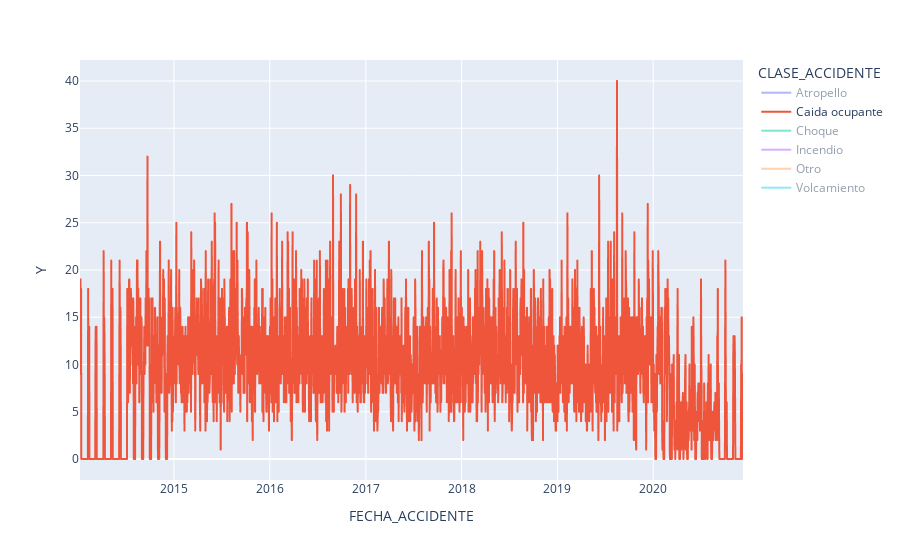

The cell this chart's notebook holds for it:
### Code cell
fig = px.line(datos_modelo, x="FECHA_ACCIDENTE", y="Y", color='CLASE_ACCIDENTE')
fig.show()

### Figure 1 — Plotly figure (JSON) as saved in the notebook; plotly's stock layout.template omitted (floating-point values rounded to 4 significant figures; data arrays with more than 128 entries replaced by an {"elided": "..."} marker saying what was removed)
{"data": [{"hovertemplate": "CLASE_ACCIDENTE=Atropello<br>FECHA_ACCIDENTE=%{x}<br>Y=%{y}<extra></extra>", "legendgroup": "Atropello", "line": {"color": "#636efa", "dash": "solid"}, "marker": {"symbol": "circle"}, "mode": "lines", "name": "Atropello", "showlegend": true, "type": "scattergl", "visible": "legendonly", "x": {"elided": "2527 str values"}, "xaxis": "x", "y": {"elided": "2527 int values"}, "yaxis": "y"}, {"hovertemplate": "CLASE_ACCIDENTE=Caida ocupante<br>FECHA_ACCIDENTE=%{x}<br>Y=%{y}<extra></extra>", "legendgroup": "Caida ocupante", "line": {"color": "#EF553B", "dash": "solid"}, "marker": {"symbol": "circle"}, "mode": "lines", "name": "Caida ocupante", "showlegend": true, "type": "scattergl", "visible": true, "x": {"elided": "2527 str values"}, "xaxis": "x", "y": {"elided": "2527 int values"}, "yaxis": "y"}, {"hovertemplate": "CLASE_ACCIDENTE=Choque<br>FECHA_ACCIDENTE=%{x}<br>Y=%{y}<extra></extra>", "legendgroup": "Choque", "line": {"color": "#00cc96", "dash": "solid"}, "marker": {"symbol": "circle"}, "mode": "lines", "name": "Choque", "showlegend": true, "type": "scattergl", "visible": "legendonly", "x": {"elided": "2527 str values"}, "xaxis": "x", "y": {"elided": "2527 int values"}, "yaxis": "y"}, {"hovertemplate": "CLASE_ACCIDENTE=Incendio<br>FECHA_ACCIDENTE=%{x}<br>Y=%{y}<extra></extra>", "legendgroup": "Incendio", "line": {"color": "#ab63fa", "dash": "solid"}, "marker": {"symbol": "circle"}, "mode": "lines", "name": "Incendio", "showlegend": true, "type": "scattergl", "visible": "legendonly", "x": {"elided": "2527 str values"}, "xaxis": "x", "y": {"elided": "2527 int values"}, "yaxis": "y"}, {"hovertemplate": "CLASE_ACCIDENTE=Otro<br>FECHA_ACCIDENTE=%{x}<br>Y=%{y}<extra></extra>", "legendgroup": "Otro", "line": {"color": "#FFA15A", "dash": "solid"}, "marker": {"symbol": "circle"}, "mode": "lines", "name": "Otro", "showlegend": true, "type": "scattergl", "visible": "legendonly", "x": {"elided": "2527 str values"}, "xaxis": "x", "y": {"elided": "2527 int values"}, "yaxis": "y"}, {"hovertemplate": "CLASE_ACCIDENTE=Volcamiento<br>FECHA_ACCIDENTE=%{x}<br>Y=%{y}<extra></extra>", "legendgroup": "Volcamiento", "line": {"color": "#19d3f3", "dash": "solid"}, "marker": {"symbol": "circle"}, "mode": "lines", "name": "Volcamiento", "showlegend": true, "type": "scattergl", "visible": "legendonly", "x": {"elided": "2527 str values"}, "xaxis": "x", "y": {"elided": "2527 int values"}, "yaxis": "y"}], "layout": {"autosize": true, "legend": {"title": {"text": "CLASE_ACCIDENTE"}, "tracegroupgap": 0}, "margin": {"t": 60}, "xaxis": {"anchor": "y", "autorange": true, "domain": [0, 1], "range": ["2014-01-08 00:15", "2020-12-08 00:15"], "title": {"text": "FECHA_ACCIDENTE"}, "type": "date"}, "yaxis": {"anchor": "x", "autorange": true, "domain": [0, 1], "range": [-2.222, 42.22], "title": {"text": "Y"}, "type": "linear"}}}
